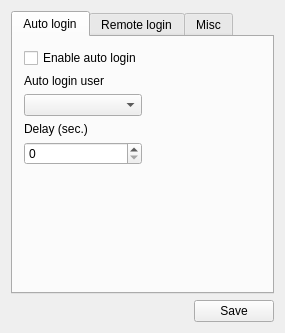
<?xml version="1.0" encoding="UTF-8"?>
<ui version="4.0">
 <class>MainWindow</class>
 <widget class="QMainWindow" name="MainWindow">
  <property name="geometry">
   <rect>
    <x>0</x>
    <y>0</y>
    <width>285</width>
    <height>333</height>
   </rect>
  </property>
  <property name="windowTitle">
   <string>GDM configuration</string>
  </property>
  <property name="windowIcon">
   <iconset resource="pc-gdmconf.qrc">
    <normaloff>:/pc-gdmconf.png</normaloff>:/pc-gdmconf.png</iconset>
  </property>
  <widget class="QWidget" name="centralWidget">
   <layout class="QVBoxLayout" name="verticalLayout_2">
    <item>
     <widget class="QTabWidget" name="tabWidget">
      <property name="currentIndex">
       <number>0</number>
      </property>
      <widget class="QWidget" name="tab">
       <attribute name="title">
        <string>Auto login</string>
       </attribute>
       <layout class="QGridLayout" name="gridLayout_2">
        <item row="0" column="0">
         <widget class="QCheckBox" name="AutoLoginEnabledCB">
          <property name="text">
           <string>Enable auto login</string>
          </property>
         </widget>
        </item>
        <item row="1" column="0">
         <widget class="QLabel" name="label">
          <property name="text">
           <string>Auto login user</string>
          </property>
         </widget>
        </item>
        <item row="2" column="0">
         <widget class="QComboBox" name="UsersList"/>
        </item>
        <item row="2" column="1">
         <spacer name="horizontalSpacer_2">
          <property name="orientation">
           <enum>Qt::Horizontal</enum>
          </property>
          <property name="sizeHint" stdset="0">
           <size>
            <width>123</width>
            <height>20</height>
           </size>
          </property>
         </spacer>
        </item>
        <item row="3" column="0">
         <widget class="QLabel" name="label_2">
          <property name="text">
           <string>Delay (sec.)</string>
          </property>
         </widget>
        </item>
        <item row="3" column="1" rowspan="2">
         <spacer name="horizontalSpacer_3">
          <property name="orientation">
           <enum>Qt::Horizontal</enum>
          </property>
          <property name="sizeHint" stdset="0">
           <size>
            <width>123</width>
            <height>20</height>
           </size>
          </property>
         </spacer>
        </item>
        <item row="4" column="0">
         <widget class="QSpinBox" name="AutoLoginDelay"/>
        </item>
        <item row="5" column="0">
         <spacer name="verticalSpacer">
          <property name="orientation">
           <enum>Qt::Vertical</enum>
          </property>
          <property name="sizeHint" stdset="0">
           <size>
            <width>20</width>
            <height>137</height>
           </size>
          </property>
         </spacer>
        </item>
       </layout>
      </widget>
      <widget class="QWidget" name="tab_2">
       <attribute name="title">
        <string>Remote login</string>
       </attribute>
       <layout class="QGridLayout" name="gridLayout_4">
        <item row="0" column="0">
         <widget class="QCheckBox" name="EnableXDCMP">
          <property name="text">
           <string>Enable XDMCP</string>
          </property>
         </widget>
        </item>
        <item row="1" column="0">
         <widget class="QLabel" name="label_3">
          <property name="text">
           <string>XDMCP port</string>
          </property>
         </widget>
        </item>
        <item row="1" column="1" rowspan="2">
         <spacer name="horizontalSpacer_6">
          <property name="orientation">
           <enum>Qt::Horizontal</enum>
          </property>
          <property name="sizeHint" stdset="0">
           <size>
            <width>144</width>
            <height>20</height>
           </size>
          </property>
         </spacer>
        </item>
        <item row="3" column="0" colspan="2">
         <widget class="QGroupBox" name="groupBox">
          <property name="title">
           <string>Advanced options</string>
          </property>
          <layout class="QGridLayout" name="gridLayout_3">
           <item row="0" column="0" colspan="2">
            <widget class="QLabel" name="label_4">
             <property name="text">
              <string>Max. connections per one host</string>
             </property>
            </widget>
           </item>
           <item row="1" column="0">
            <widget class="QSpinBox" name="MaxConnections">
             <property name="maximum">
              <number>100</number>
             </property>
            </widget>
           </item>
           <item row="1" column="2">
            <spacer name="horizontalSpacer_4">
             <property name="orientation">
              <enum>Qt::Horizontal</enum>
             </property>
             <property name="sizeHint" stdset="0">
              <size>
               <width>44</width>
               <height>20</height>
              </size>
             </property>
            </spacer>
           </item>
           <item row="2" column="0" colspan="2">
            <widget class="QLabel" name="label_5">
             <property name="text">
              <string>Max. sessions</string>
             </property>
            </widget>
           </item>
           <item row="2" column="2" rowspan="2">
            <spacer name="horizontalSpacer_5">
             <property name="orientation">
              <enum>Qt::Horizontal</enum>
             </property>
             <property name="sizeHint" stdset="0">
              <size>
               <width>44</width>
               <height>24</height>
              </size>
             </property>
            </spacer>
           </item>
           <item row="3" column="0" rowspan="2">
            <widget class="QSpinBox" name="MaxSessions"/>
           </item>
           <item row="5" column="0">
            <spacer name="verticalSpacer_2">
             <property name="orientation">
              <enum>Qt::Vertical</enum>
             </property>
             <property name="sizeHint" stdset="0">
              <size>
               <width>20</width>
               <height>40</height>
              </size>
             </property>
            </spacer>
           </item>
          </layout>
         </widget>
        </item>
        <item row="2" column="0">
         <widget class="QSpinBox" name="XCDMPPort">
          <property name="maximum">
           <number>65536</number>
          </property>
         </widget>
        </item>
       </layout>
      </widget>
      <widget class="QWidget" name="">
       <attribute name="title">
        <string>Misc</string>
       </attribute>
       <layout class="QVBoxLayout" name="verticalLayout">
        <item>
         <widget class="QCheckBox" name="AllowTCP">
          <property name="text">
           <string>Allow incoming TCP X connections</string>
          </property>
         </widget>
        </item>
        <item>
         <spacer name="verticalSpacer_3">
          <property name="orientation">
           <enum>Qt::Vertical</enum>
          </property>
          <property name="sizeHint" stdset="0">
           <size>
            <width>20</width>
            <height>40</height>
           </size>
          </property>
         </spacer>
        </item>
       </layout>
      </widget>
     </widget>
    </item>
    <item>
     <layout class="QHBoxLayout" name="horizontalLayout">
      <item>
       <spacer name="horizontalSpacer">
        <property name="orientation">
         <enum>Qt::Horizontal</enum>
        </property>
        <property name="sizeHint" stdset="0">
         <size>
          <width>40</width>
          <height>20</height>
         </size>
        </property>
       </spacer>
      </item>
      <item>
       <widget class="QPushButton" name="SaveButton">
        <property name="text">
         <string>Save</string>
        </property>
       </widget>
      </item>
     </layout>
    </item>
   </layout>
  </widget>
 </widget>
 <layoutdefault spacing="6" margin="11"/>
 <resources>
  <include location="pc-gdmconf.qrc"/>
 </resources>
 <connections/>
</ui>
